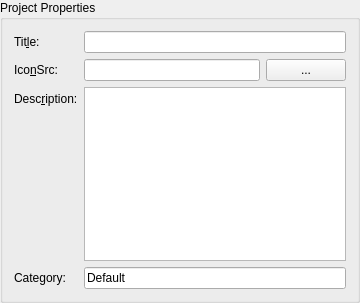
<?xml version="1.0" encoding="UTF-8"?>
<ui version="4.0">
 <class>ProjectPropertyGroupBox</class>
 <widget class="QGroupBox" name="ProjectPropertyGroupBox">
  <property name="geometry">
   <rect>
    <x>0</x>
    <y>0</y>
    <width>360</width>
    <height>303</height>
   </rect>
  </property>
  <property name="windowTitle">
   <string>GroupBox</string>
  </property>
  <property name="title">
   <string>Project Properties</string>
  </property>
  <layout class="QFormLayout" name="formLayout">
   <item row="0" column="0">
    <widget class="QLabel" name="label_3">
     <property name="text">
      <string>Tit&amp;le:</string>
     </property>
     <property name="buddy">
      <cstring>LETitle</cstring>
     </property>
    </widget>
   </item>
   <item row="0" column="1">
    <widget class="QLineEdit" name="LETitle"/>
   </item>
   <item row="1" column="0">
    <widget class="QLabel" name="label_5">
     <property name="text">
      <string>Ico&amp;nSrc:</string>
     </property>
     <property name="buddy">
      <cstring>PBIconSrcSel</cstring>
     </property>
    </widget>
   </item>
   <item row="1" column="1">
    <layout class="QHBoxLayout" name="horizontalLayout">
     <item>
      <widget class="QLineEdit" name="LEIconSrc"/>
     </item>
     <item>
      <widget class="QPushButton" name="PBIconSrcSel">
       <property name="text">
        <string>...</string>
       </property>
      </widget>
     </item>
    </layout>
   </item>
   <item row="2" column="0">
    <widget class="QLabel" name="label_4">
     <property name="text">
      <string>Desc&amp;ription:</string>
     </property>
     <property name="buddy">
      <cstring>TEDesc</cstring>
     </property>
    </widget>
   </item>
   <item row="2" column="1">
    <widget class="QTextEdit" name="TEDesc"/>
   </item>
   <item row="3" column="0">
    <widget class="QLabel" name="label">
     <property name="text">
      <string>Category:</string>
     </property>
    </widget>
   </item>
   <item row="3" column="1">
    <widget class="QLineEdit" name="LECategory">
     <property name="text">
      <string>Default</string>
     </property>
    </widget>
   </item>
  </layout>
 </widget>
 <resources/>
 <connections/>
</ui>
